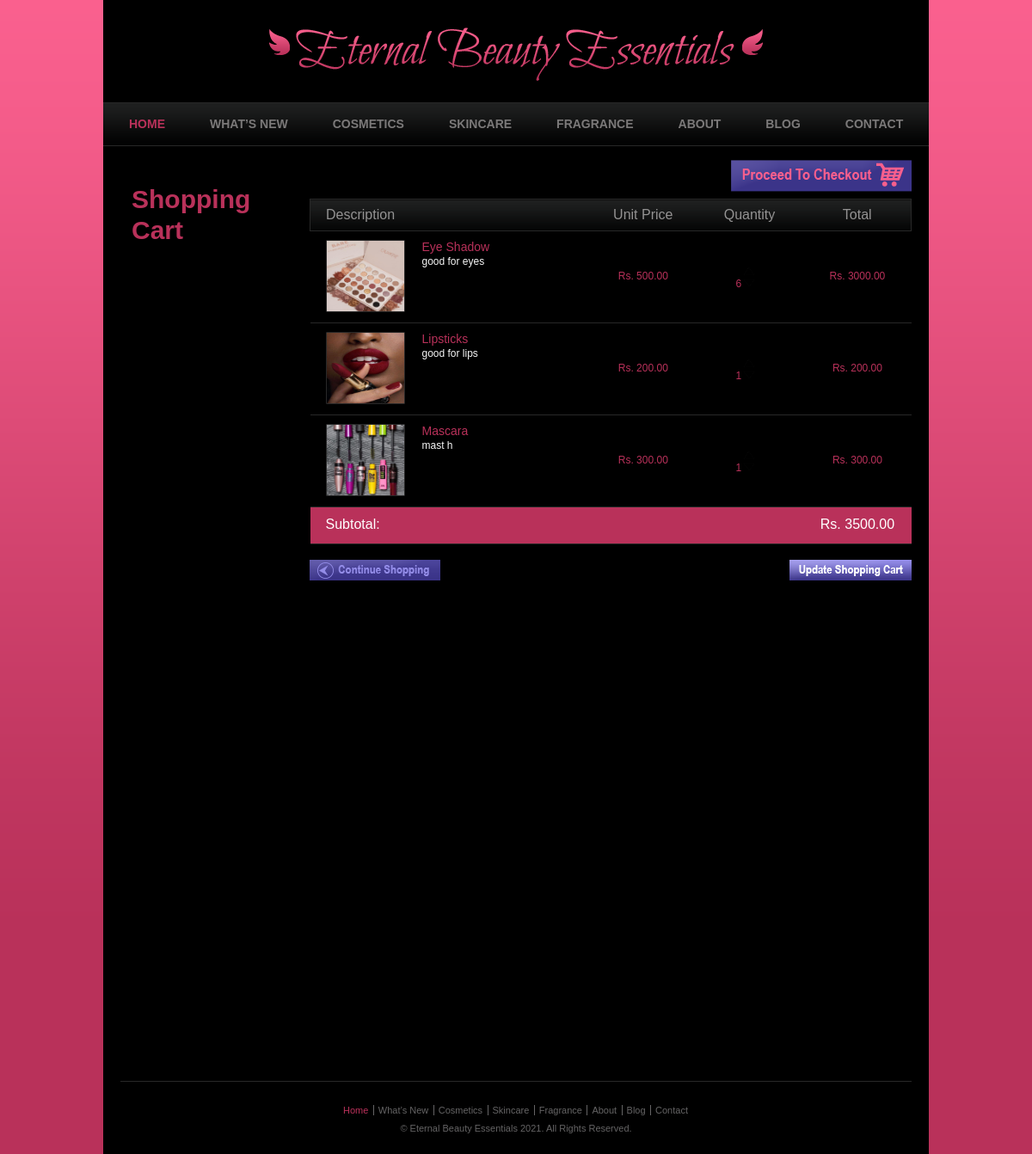
The page /beauty_store/cart (signed in) on the database its author committed.
### beauty_store/models.py (models this page shows, shortened)
class OrderItem(models.Model):
    product = models.ForeignKey(Product, on_delete=models.SET_NULL, blank=True, null=True)
    order = models.ForeignKey(Order, on_delete=models.SET_NULL, blank=True, null=True)
    quantity = models.IntegerField(default=0, null=True, blank=True)
    date_ordered = models.DateTimeField(auto_now_add=True)
    @property
    def get_total(self):
        total = self.product.price * self.quantity
        return total

class Product(models.Model):
    name = models.CharField(max_length=200, null=True)
    price = models.DecimalField(max_digits=7, decimal_places=2)
    desc = models.CharField(max_length=500,default=False, null=True, blank=False)
    image = models.ImageField(null=True, blank=True)
    @property
    def imageURL(self):
        try:
            url = self.image.url
        except:
            url =  ''
        return url

class Order(models.Model):
    customer = models.ForeignKey(Customer, on_delete=models.SET_NULL, blank=True, null= True)
    date_ordered = models.DateTimeField(auto_now_add=True)
    complete = models.BooleanField(default=False, null=True, blank=False)
    transaction_id = models.CharField(max_length=200, null=True)
    @property
    def get_cart_total(self):
        orderitems = self.orderitem_set.all()
        total = sum([item.get_total for item in orderitems])
        return total
    @property
    def get_cart_items(self):
        orderitems = self.orderitem_set.all ()
        total = sum ( [item.quantity for item in orderitems] )
        return total

### beauty_store/views.py (the view)
# urls.py: path('beauty_store/cart', views.cart, name="cart"),
def cart(request):
    data = cartData(request)
    cartItems = data['cartItems']
    order = data['order']
    items = data['items']
    context = {'items': items, 'order': order, 'cartItems': cartItems}
    return render(request, 'beauty_store/cart.html', context)

### beauty_store/utils.py (called while the page is built)
def cartData(request):
    if request.user.is_authenticated:
        customer = request.user.customer
        order, created = Order.objects.get_or_create ( customer=customer, complete=False )
        items = order.orderitem_set.all ()
        cartItems = order.get_cart_items
    else:
        cookieData = cookieCart(request)
        cartItems = cookieData['cartItems']
        order = cookieData['order']
        items = cookieData['items']
    return {'cartItems': cartItems, 'order': order, 'items': items}

### beauty_store/templates/beauty_store/cart.html (shortened to what this page needs)
{% extends 'beauty_store/basic.html' %}
{% load static %}
{% block body %}
		<div id="contents">
			<div id="main">
				<form action="/" method="post" id="cart">
					<a href="/beauty_store/checkout" class="checkout"></a>
					<table>
						<thead>
							<tr>
								<th>Description</th>
								<th>Unit Price</th>
								<th>Quantity</th>
								<th class="last-child">Total</th>
							</tr>
						</thead>
						<tbody>
						{% for item in items %}
							<tr>
								<td><div class="frame">
										<img src="{{item.product.imageURL}}" alt="Img" height="82" width="90">
									</div>
									<span class="title">{{item.product.name}}</span>
									<p>
										{{item.product.desc}}
									</p></td>
								<td>Rs. {{item.product.price|floatformat:2}}</td>
								<td>{{item.quantity}}
						<div class="quantity">
							<img data-product={{item.product.id}} data-action="add" class="chg-quantity update-cart" src="{% static  'images/arrow-up.png' %}">
							<img data-product={{item.product.id}} data-action="remove" class="chg-quantity update-cart" src="{% static  'images/arrow-down.png' %}">
						</div>
								</td>
								<td><span class="total">Rs. {{item.get_total}}</span></td>
							</tr>
						{% endfor %}
						</tbody>
						<tfoot>
							<tr>
								<td colspan="3">Subtotal:</td>
								<td>Rs. {{order.get_cart_total|floatformat:2}}</td>
							</tr>
						</tfoot>
					</table>
					<input type="submit" value="" class="shopping">
					<input type="submit" value="" class="update">
				</form>
			</div>
			<div id="sidebar">
				<h1>Shopping Cart</h1>
			</div>
		</div>
</body>
</html>
{% endblock %}

### static/css/style.css (style rules this page uses)
body { background: #b9315a url(../images/bg-body.png) repeat-x left top; font-family: Arial, Helvetica, sans-serif; margin: 0; }
img { border: 0; }
#navigation, .box > h2, form#cart table th, #cart table tbody tr:hover td { background: url(../images/bg-strips.png) repeat-x; }
#sidebar .cart, #sidebar .news > h2, #cart .frame, #compute .frame2 { background: url(../images/frames.png) no-repeat; }
.btnCart, .btn, .checkout, .shopping, .update, .order { background: url(../images/buttons.png) no-repeat; }
.checkout, .shopping, .update, .order { float: right; background-position: 0 -195px; cursor: pointer; font-family: Arial, Helvetica, sans-serif; font-size: 16px; display: block; height: 37px; width: 210px; border: 0; margin: 0 0 8px; padding: 0; }
.shopping { float: left; background-position: 0 -161px; height: 24px; width: 152px; }
.update { background-position: 0 -127px; height: 24px; width: 142px; }
#contents { display: inline-block; min-height: 950px; width: 940px; padding: 0 10px 17px; }
#contents p { color: #f7f7f7; font-size: 12px; line-height: 18px; margin: 0; padding: 0 0 18px; }
#main { float: right; display: inline-block; min-height: 100px; width: 700px; padding: 0 10px; }
#main form { background: url(../images/bg-contentbox.png); padding: 18px 20px; }
#sidebar { float: left; height: auto; width: 210px; padding-left: 10px; }
#sidebar > h1 { color: #b9315a; font-size: 30px; height: 36px; line-height: 36px; margin: 28px 0 30px; padding-left: 13px; }
form#cart { background: none; display: inline-block; width: 100%; padding: 0; }
form#cart table { width: 100%; border-collapse: collapse; margin: 0 0 18px; }
form#cart table thead th { color: #949393; font-size: 16px; font-weight: normal; height: 34px; line-height: 34px; background-position: 0 -61px; border-bottom: 1px solid #282828; border-top: 1px solid #282828; margin: 0 0 17px; }
#cart table thead th:first-child { padding-left: 18px; text-align: left; border-left: 1px solid #282828; }
#cart table thead th.last-child { border-right: 1px solid #282828; }
#cart tbody td { color: #b9315a; font-size: 12px; width: 140px; border-bottom: 1px solid #282828; border-top: 1px solid transparent; margin: 1px 25px; padding: 10px 0 12px; text-align: center; }
#cart td:first-child { width: 352px; padding-left: 18px; text-align: left; }
#cart table td span.title { font-size: 14px; }
#cart .frame { float: left; background-position: 0 -54px; height: 82px; width: 90px; padding: 1px; margin-right: 20px; }
#cart tfoot { background-color: #b9315a; color: #fff; padding: 1px; }
#cart tfoot td { font-size: 16px; height: 20px; line-height: 20px; width: 80px; border-bottom: 1px solid #282828; padding: 10px 0 12px; text-align: center; }

### static/css/ie.css (style rules this page uses)
#contents { min-height: 1050px; }

### rows shown on the page
OrderItem: product.imageURL (picture), product.name "Eye Shadow", product.desc "good for eyes", product.price "500.00", quantity "6", get_total "3000.00"
OrderItem: product.imageURL (picture), product.name "Lipsticks", product.desc "good for lips", product.price "200.00", quantity "1", get_total "200.00"
OrderItem: product.imageURL (picture), product.name "Mascara", product.desc "mast h", product.price "300.00", quantity "1", get_total "300.00"
Order: get_cart_total "3500.00"
